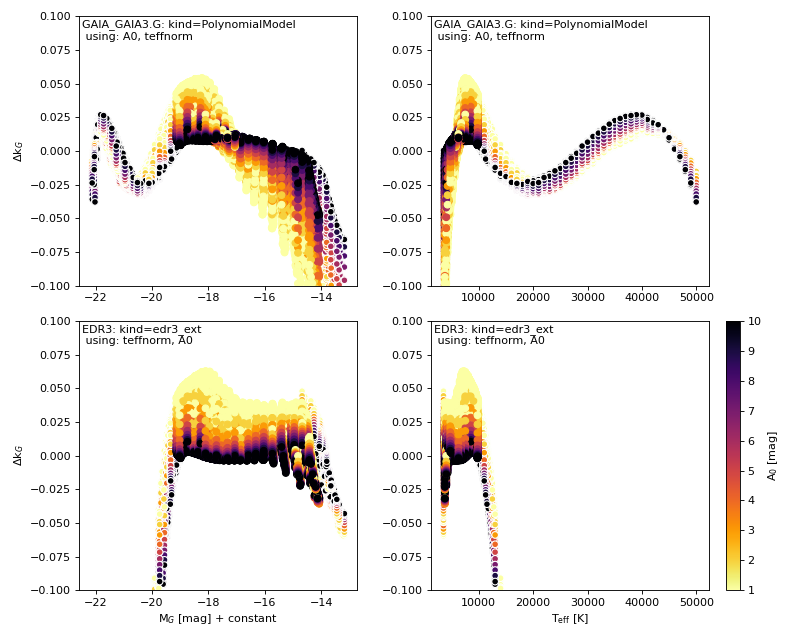

Here is the Python script that generated this plot:
import pandas as pd
from dustapprox import models
from dustapprox.literature import edr3
import pylab as plt

# get Gaia models
lib = models.PrecomputedModel()
r = lib.find(passband='Gaia')[0]  # taking the first one
model = lib.load_model(r, passband='GAIA_GAIA3.G')

# get some data
data = pd.read_csv('./models/precomputed/kurucs_gaiaedr3_small_a0_grid.csv')
df = data[(data['passband'] == 'GAIA_GAIA3.G') & (data['A0'] > 0)]

# values
ydata = (df['mag'] - df['mag0']) / df['A0']
kg_edr3 = edr3.edr3_ext().from_teff('kG', df['teff'], df['A0'])
delta_edr3 = ydata - kg_edr3
delta = ydata - model.predict(df)
# note: edr3 model valid for 3500 < teff < 10_000
selection = '3500 < teff < 10_000'
select = df.eval(selection)

plt.figure(figsize=(10, 8))
cmap = plt.cm.inferno_r

title = "{name:s}: kind={kind:s}\n using: {features}".format(
      name=model.name,
      kind=model.__class__.__name__,
      features=', '.join(model.feature_names))

kwargs_all = dict(rasterized=True, edgecolor='w', cmap=cmap, c=df['A0'])
kwargs_select = dict(rasterized=True, cmap=cmap, c=df['A0'][select])

ax0 = plt.subplot(221)
plt.scatter(df['mag0'], delta, **kwargs_all)
plt.scatter(df['mag0'][select], delta[select], **kwargs_select)
plt.colorbar().set_label(r'A$_0$ [mag]')
plt.ylabel(r'$\Delta$k$_G$')
plt.text(0.01, 0.99, title, fontsize='medium',
      transform=plt.gca().transAxes, va='top', ha='left')

ax1 = plt.subplot(222, sharey=ax0)
plt.scatter(df['teff'], delta, **kwargs_all)
plt.scatter(df['teff'][select], delta[select], **kwargs_select)
plt.colorbar().set_label(r'A$_0$ [mag]')
plt.text(0.01, 0.99, title, fontsize='medium',
      transform=plt.gca().transAxes, va='top', ha='left')

title = "{name:s}: kind={kind:s}\n using: {features}".format(
         name="EDR3",
         kind=edr3.edr3_ext().__class__.__name__,
         features=', '.join(('teffnorm', 'A0')))

ax = plt.subplot(223, sharex=ax0, sharey=ax0)
plt.scatter(df['mag0'], delta_edr3, **kwargs_all)
plt.scatter(df['mag0'][select], delta_edr3[select], **kwargs_select)
plt.colorbar().set_label(r'A$_0$ [mag]')
plt.xlabel(r'M$_G$ [mag] + constant')
plt.ylabel(r'$\Delta$k$_G$')
plt.ylim(-0.1, 0.1)
plt.text(0.01, 0.99, title, fontsize='medium',
      transform=plt.gca().transAxes, va='top', ha='left')


plt.subplot(224, sharex=ax1, sharey=ax1)
plt.scatter(df['teff'], delta_edr3, **kwargs_all)
plt.scatter(df['teff'][select], delta_edr3[select], **kwargs_select)
plt.xlabel(r'T$_{\rm eff}$ [K]')
plt.colorbar().set_label(r'A$_0$ [mag]')
plt.ylim(-0.1, 0.1)

plt.setp(plt.gcf().get_axes()[1:-1:2], visible=False)

plt.text(0.01, 0.99, title, fontsize='medium',
      transform=plt.gca().transAxes, va='top', ha='left')

plt.tight_layout()
plt.show()
